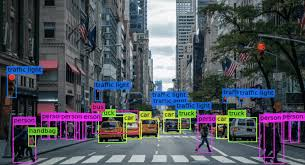
#> input picture img.jfif, 305 x 165 px
$ jupyter execute 'Lab 2.ipynb'
#> lines starting #> are read from the running program, lines starting #| are printed output that depends on the picture
[cell 1]
import cv2
import numpy as np
import matplotlib.pyplot as plt

from numpy.lib.shape_base import vsplit

# Lire l'image
image_path = '../img.jfif'
img = cv2.imread(image_path, cv2.IMREAD_GRAYSCALE)
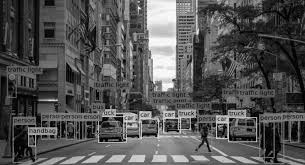
#> img: shape (165, 305); min 0, max 255, mean 83.2

img[:] = img[:] / 2
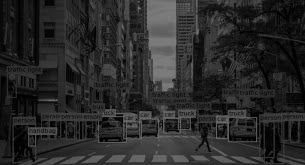
#> img: shape (165, 305); min 0, max 127, mean 41.4
#cv2.imwrite("img2.jfif",img)

# Vérifier si l'image est null
if img is None:
    print("Error : the image can't be loaded, check the path")
    exit(0)


imgNorm= np.zeros(img.shape,np.uint8)

h,w= img.shape
#> h = 165; w = 305
min = 255
max = 0

for y in range(h):
        for x in range(w):
                if img[y,x] > max:
                        max = img[y,x]
                if img[y,x] < min:
                        min = img[y,x]
#> after the loop, max = 127; min = 0

for y in range(h):
        for x in range(w):
                imgNorm[y,x] = (( img[y,x] - min ) / (max - min) ) *255

print(min)
#| 0
print(max)
#| 127

[cell 2]
cv2.imshow("Image Source ", img)

cv2.imshow("Image Normalized", imgNorm)

cv2.waitKey(0)

cv2.destroyAllWindows()

[cell 3]
histo1 = np.zeros((256,1),np.uint16) #np.uint16 depend de la taille de l'image

for y in range(h):
        for x in range(w):
                histo1[img[y,x],0] +=1

histo2 = cv2.calcHist([imgNorm],[0],None,[256],[0,255])
#> histo2 = 256 values, max 854 at index 92, min 0 at index 1, mean 196.5

plt.figure()
plt.title("Normelized Image")
plt.xlabel("Gray Scale")
plt.ylabel("Nb Pixels")
plt.plot(histo1)
plt.plot(histo2)
plt.xlim([0,255])
plt.show()
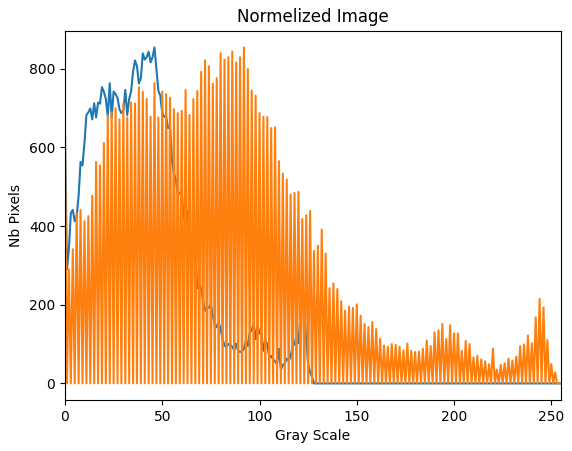
#> figure drawn by matplotlib, 1 panel; curve peaks at x = 46, y = 854; curve peaks at x = 92, y = 854
